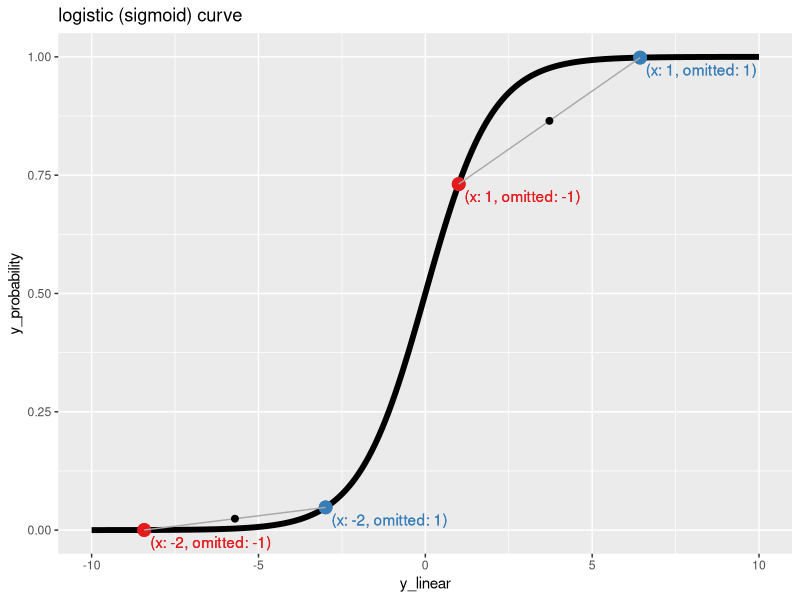

Source code (R):
## ---- chunk 1
# example variable frame
x_frame <- data.frame(
  x = c(-2, 1),
  wt = 1
)
## ---- chunk 2
# example variable frame
omitted_frame <- data.frame(
  omitted = c(-1, 1),
  wt = 1
)
## ---- chunk 3
# combine frames by cross product, and get new relative data weights
d <- merge(
  x_frame, 
  omitted_frame, 
  by = c())
d$wt = d$wt.x * d$wt.y
d$wt <- d$wt / sum(d$wt)
d$wt.x <- NULL
d$wt.y <- NULL
## ---- chunk 4
# our data
knitr::kable(d)
## ---- chunk 5
# 0.5772
(Euler_constant <- -digamma(1))
## ---- chunk 6
# 3.1415
pi
## ---- chunk 7
# 2.7182
(e <- exp(1))
## ---- chunk 8
# show constants in an order will see again
c(Euler_constant, pi, e)
## ---- chunk 9
# assign an example outcome or dependent variable
d$y_linear <- Euler_constant + pi * d$x + e * d$omitted
## ---- chunk 10
# our data with outcome
knitr::kable(d)
## ---- chunk 11
# inferring coefficients from data
lm(
  y_linear ~ x + omitted, 
  data = d, 
  weights = d$wt, 
  )$coef
## ---- chunk 12
# mean 0 check
sum(d$omitted * d$wt) / sum(d$wt)
## ---- chunk 13
# no correlation check
knitr::kable(
  cov.wt(
    d[, c('x', 'omitted')],
    wt = d$wt
  )$cov
)
## ---- chunk 14
# inferring coefficients, with omitted variable
lm(
  y_linear ~ x, 
  data = d,
  weights = d$wt, 
  )$coef
## ---- chunk 15
# converting "links" to probabilities
sigmoid <- function(x) {1 / (1 + exp(-x))}

d$y_probability <- sigmoid(d$y_linear)
## ---- chunk 16
# encoding effect as a probability model over a binary outcome
# method used for model replication
# ref: https://win-vector.com/2019/07/03/replicating-a-linear-model/
d_plus <- d
d_plus$y_observed <- TRUE
d_plus$wt <- d_plus$wt * d_plus$y_probability
d_minus <- d
d_minus$y_observed <- FALSE
d_minus$wt <- d_minus$wt * (1 - d_minus$y_probability)
d_logistic <- rbind(d_plus, d_minus)
d_logistic$wt <- d_logistic$wt / sum(d_logistic$wt)
## ---- chunk 17
# our data with binary outcome
knitr::kable(d_logistic)
## ---- chunk 18
# infer coefficients from binary outcome
# suppressWarnings() only to avoid "fractional weights message"
suppressWarnings(
  glm(
    y_observed ~ x + omitted, 
    data = d_logistic, 
    weights = d_logistic$wt, 
    family = binomial(link = "logit")
    )$coef
)
## ---- chunk 19
# check mean zero
sum(d_logistic$omitted * d_logistic$wt) / sum(d_logistic$wt)
## ---- chunk 20
# check uncorrelated
knitr::kable(
  cov.wt(
    d_logistic[, c('x', 'omitted')],
    wt = d_logistic$wt
  )$cov
)
## ---- chunk 21
# infer coefficients from binary outcome, with omitted variable
# suppressWarnings() only to avoid "fractional weights message"
suppressWarnings(
  glm(
    y_observed ~ x, 
    data = d_logistic, 
    weights = d_logistic$wt, 
    family = binomial(link = "logit")
    )$coef
)
## ---- chunk 22
# build diagram of logistic effect
library(ggplot2)
d_logistic$label <- paste0("(x: ", d_logistic$x, ", omitted: ", d_logistic$omitted, ")")
d_bl <- d_logistic[d_logistic$y_observed & (d_logistic$x == -2), , drop = FALSE]
d_bl_c <- data.frame(y_linear = mean(d_bl$y_linear), y_probability = mean(d_bl$y_probability))
d_tr <- d_logistic[d_logistic$y_observed & (d_logistic$x == 1), , drop = FALSE]
d_tr_c <- data.frame(y_linear = mean(d_tr$y_linear), y_probability = mean(d_tr$y_probability))
ggplot(
  mapping = aes(x = y_linear, y = y_probability)
  ) +
  geom_line(
    data = data.frame(
      y_linear = seq(-10, 10, by = 0.1),
      y_probability = sigmoid(seq(-10, 10, by = 0.1))
      ),
      linewidth=2
    ) +
  geom_point(
    data = d_logistic,
    mapping = aes(color = as.factor(omitted)),
    size = 4
  ) +
  geom_text(
    data = d_logistic,
    mapping = aes(
      label = label,
      color = as.factor(omitted)),
    position = position_dodge(width = 1),
    vjust = 1.5,
    hjust = -0.05,
  ) +
  geom_line(
    data = d_bl,
    color = "darkgrey") +
  geom_line(
    data = d_tr,
    color = "darkgrey") + 
  geom_point(
    data = rbind(d_bl_c, d_tr_c),
    size = 2,
  ) +
  scale_colour_brewer(palette = "Set1") + 
  theme(legend.position = "none") +
  ggtitle("logistic (sigmoid) curve")
